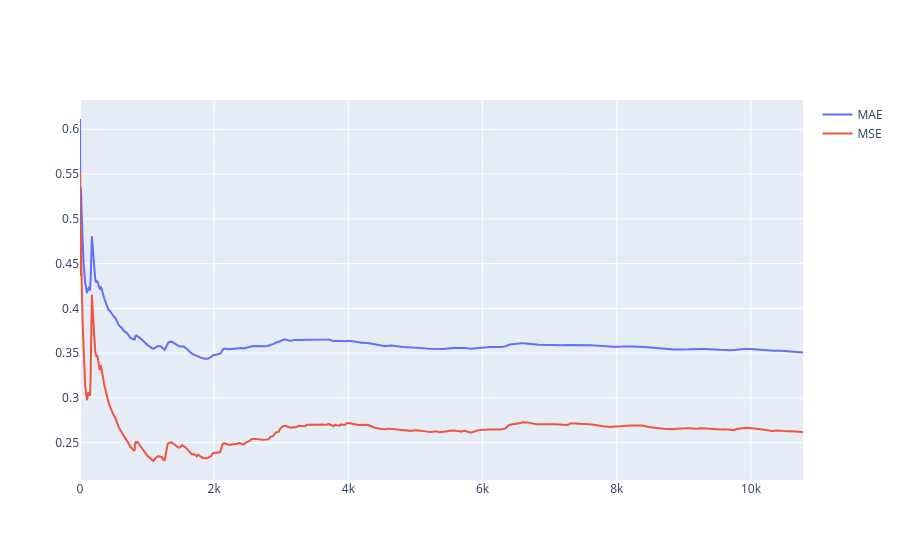
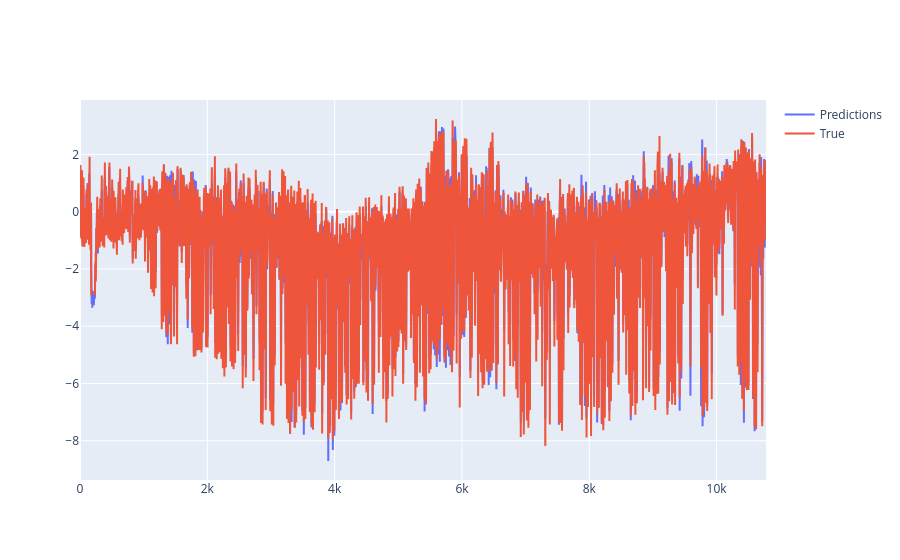
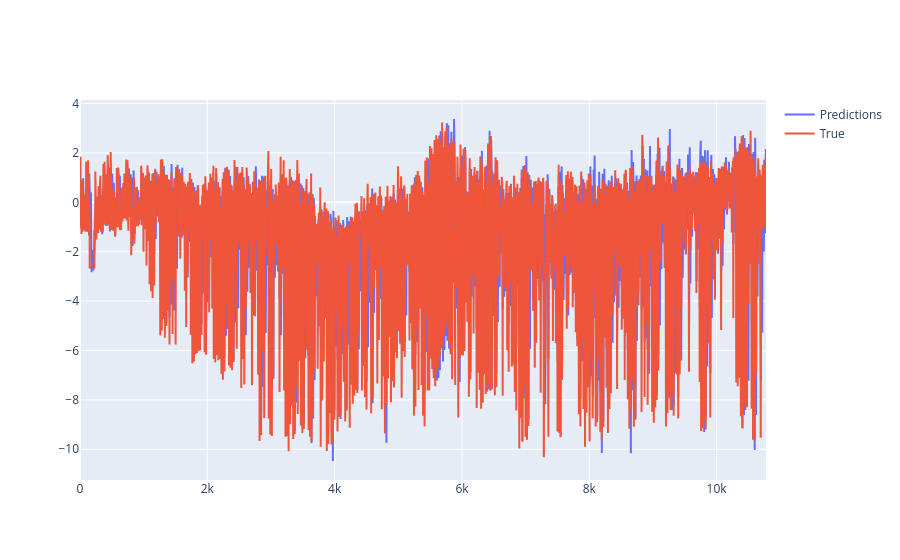

Notebook source saved alongside these figures, in order:
### Code cell
import numpy as np
import plotly.graph_objects as go
import plotly.express as px
import json
import os
import pandas as pd


folder = 'result_example/natsr_ETTh1_pl24_olfull_optsgd_tb1_2025_09_22_17_46_75e6'
feature = 0
trial = 0

mae_cumul = np.load(folder + '/mae.npy')
mse_cumul = np.load(folder + '/mse.npy')
metrics = np.load(folder + '/metrics.npy')
preds = np.load(folder + '/preds.npy')
trues = np.load(folder + '/trues.npy')
with open(folder + '/args.json') as f:
    args = json.load(f)

print('lr: ', args['online_lr'], 'regul ', args['NatSR_regul'], 'regul_last', args['NatSR_regul_last'])

print('MAE: ', metrics[trial, 0], ' MSE: ', metrics[trial, 1]) 
print(metrics)


fig = go.Figure()
fig.add_trace(go.Scatter(x=np.arange(len(mae_cumul[trial])), y=mae_cumul[trial], mode='lines', name='MAE'))
fig.add_trace(go.Scatter(x=np.arange(len(mse_cumul[trial])), y=mse_cumul[trial], mode='lines', name='MSE'))
fig.show()

fig = go.Figure()
fig.add_trace(go.Scatter(x=np.arange(len(preds[trial, :, feature])), y=preds[trial, :, feature], mode='lines', name='Predictions'))
fig.add_trace(go.Scatter(x=np.arange(len(trues[trial, :, feature])), y=trues[trial, :, feature], mode='lines', name='True'))
fig.show()

max = 0
feat = 0
for i in range(preds.shape[2]):
    mse = np.mean((preds[trial, :, i] - trues[trial, :, i]) ** 2)
    if mse > max:
        max = mse
        feat = i
print('Max MSE: ', max, ' for feature ', feat)
fig = go.Figure()
fig.add_trace(go.Scatter(x=np.arange(len(preds[trial, :, feat])), y=preds[trial, :, feat], mode='lines', name='Predictions'))
fig.add_trace(go.Scatter(x=np.arange(len(trues[trial, :, feat])), y=trues[trial, :, feat], mode='lines', name='True'))
fig.show()

### Figure 1 — Plotly figure (JSON) as saved in the notebook; plotly's stock layout.template omitted (floating-point values rounded to 4 significant figures; data arrays with more than 128 entries replaced by an {"elided": "..."} marker saying what was removed)
{"data": [{"mode": "lines", "name": "MAE", "type": "scatter", "x": {"elided": "10777 int values"}, "y": {"elided": "10777 float values"}}, {"mode": "lines", "name": "MSE", "type": "scatter", "x": {"elided": "10777 int values"}, "y": {"elided": "10777 float values"}}], "layout": {}}

### Figure 2 — Plotly figure (JSON) as saved in the notebook; plotly's stock layout.template omitted (floating-point values rounded to 4 significant figures; data arrays with more than 128 entries replaced by an {"elided": "..."} marker saying what was removed)
{"data": [{"mode": "lines", "name": "Predictions", "type": "scatter", "x": {"elided": "10777 int values"}, "y": {"elided": "10777 float values"}}, {"mode": "lines", "name": "True", "type": "scatter", "x": {"elided": "10777 int values"}, "y": {"elided": "10777 float values"}}], "layout": {}}

### Figure 3 — Plotly figure (JSON) as saved in the notebook; plotly's stock layout.template omitted (floating-point values rounded to 4 significant figures; data arrays with more than 128 entries replaced by an {"elided": "..."} marker saying what was removed)
{"data": [{"mode": "lines", "name": "Predictions", "type": "scatter", "x": {"elided": "10777 int values"}, "y": {"elided": "10777 float values"}}, {"mode": "lines", "name": "True", "type": "scatter", "x": {"elided": "10777 int values"}, "y": {"elided": "10777 float values"}}], "layout": {}}
